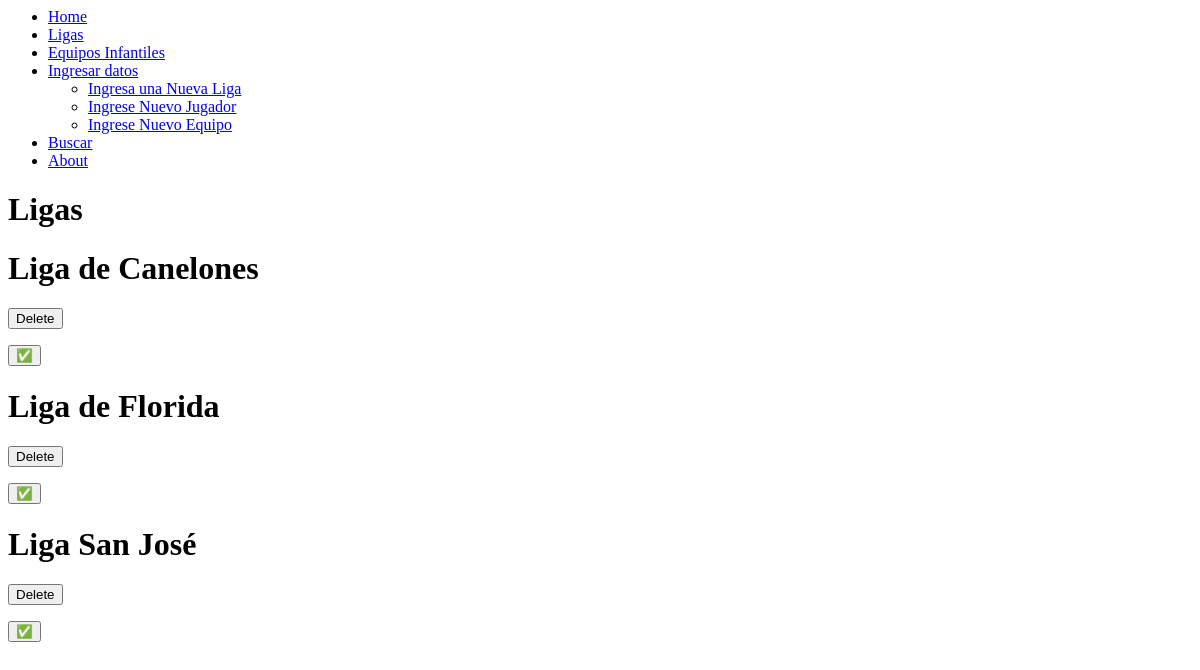
/Proyectos/, run on an earlier commit of the app's database.
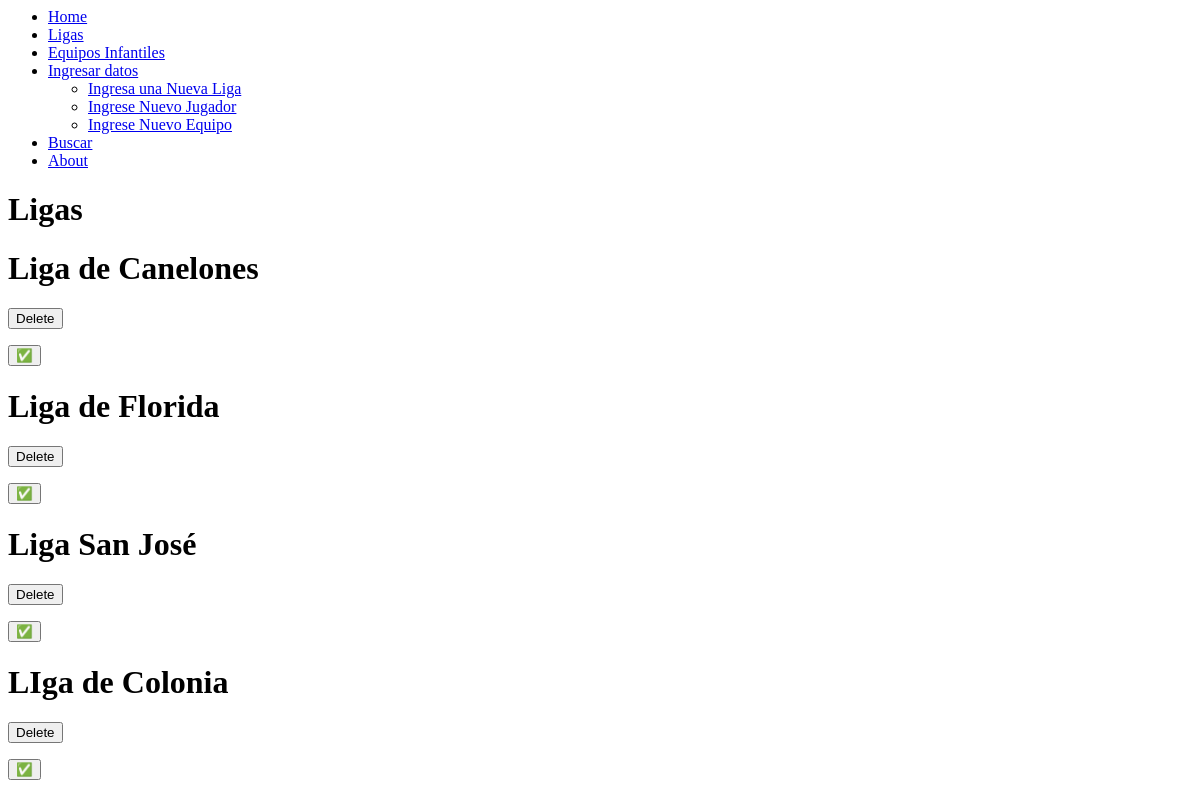
And on a later commit of the database.
### MyAPP/models.py (models this page shows, shortened)
class Liga(models.Model):
     name = models.CharField(max_length=200)

### MyAPP/views.py (the view)
# urls.py: path('Proyectos/', views.Proyectos, name='Proyectos'),
def Proyectos(request):
   Ligas = Liga.objects.all()
   return render(request, 'Proyectos.html', {'Ligas': Ligas})

### MyAPP/templates/Proyectos.html (shortened to what this page needs)
{% extends 'base.html' %}
{% block content %}
<h1>Ligas</h1>
{% for Liga in Ligas %}
<div>
  <h1>{{ Liga.name }}</h1>
  <form method="post" action="{% url 'eliminar_liga' Liga.id %}">
    <button type="submit" onclick="return confirm('¿Estás seguro de que deseas eliminar esta liga?')">Delete</button>
  </form>
  <button>✅</button>
</div>
{% endfor %}
{% endblock %}

What changed in the data, as far as the page shows it:
added Liga: name "LIga de Colonia"
